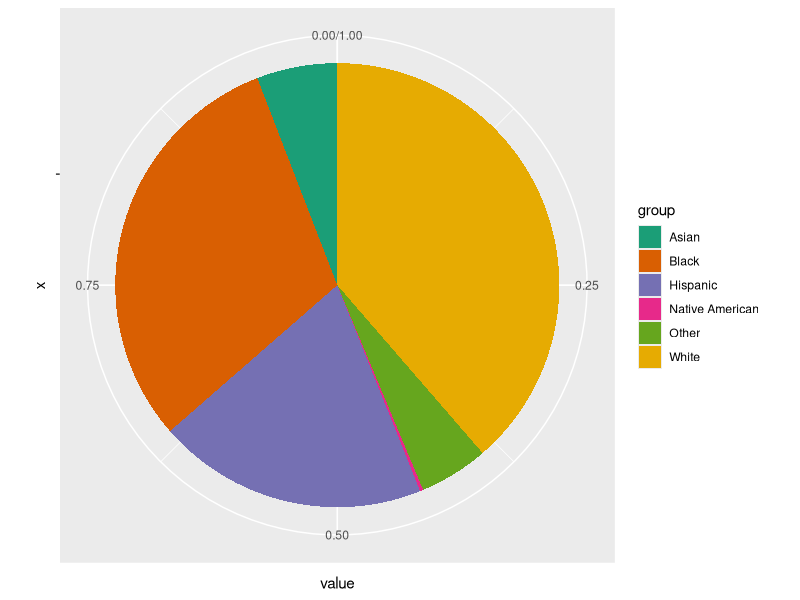

Write R code to recreate this figure.
# Data Science and Management
# Lecture 11 exercise
#
# Siyuan Liu
# 13/07/2015

# Loading library ggplot2
library(ggplot2)

# This is the data I get from our team's dataset
df <- data.frame(
    group = c("Asian", "Black", "Hispanic", "Native American", "Other", "White"),
    value = c(40179, 209201, 134675, 1608, 34472, 264619) / 684754
)

# Create a pie chart
pie <- ggplot(df, aes(x="", y=value, fill=group)) + geom_bar(width=1, stat='identity') + coord_polar('y')
pie <- pie + scale_fill_brewer(palette="Dark2")

# Plot the pie chart
plot(pie)
